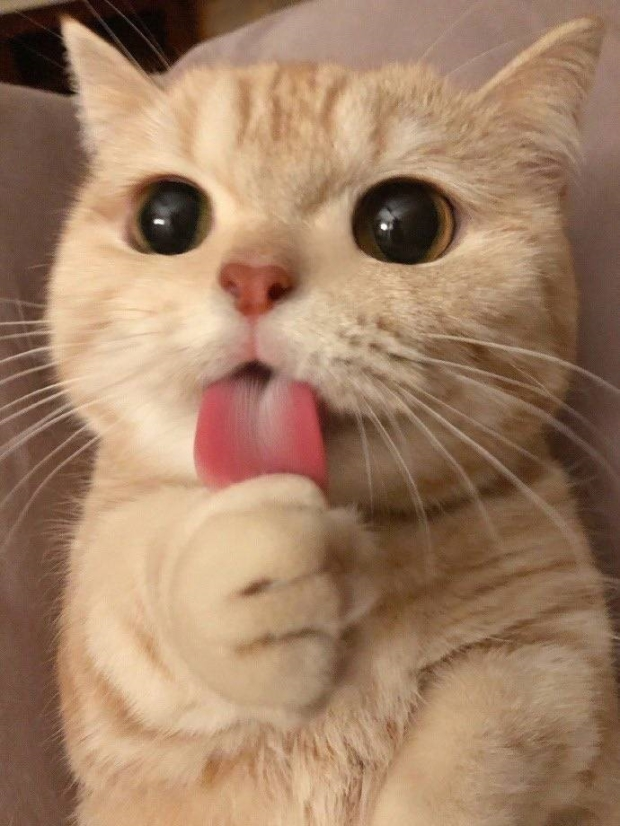
#> input picture cat.jpeg, 620 x 826 px
$ jupyter execute C147.ipynb
#> lines starting #> are read from the running program, lines starting #| are printed output that depends on the picture
## 1.4.7 Canny Edge Detection¶

[cell 1]
import cv2
import numpy as np
from matplotlib import pyplot as plt

[cell 2]
img = cv2.imread('cat.jpeg',0)
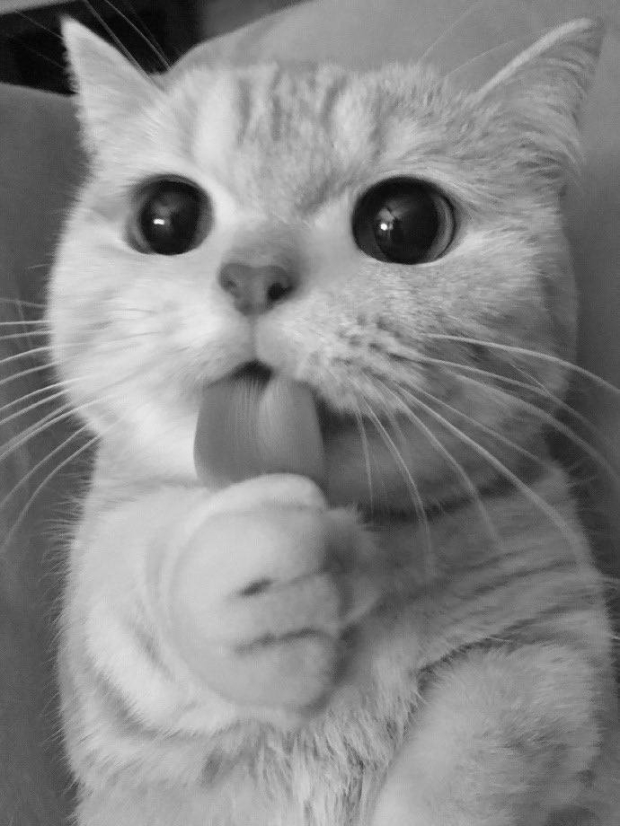
#> img: shape (826, 620); min 2, max 254, mean 135.1
blur = cv2.GaussianBlur(img,(5,5),0)
edges = cv2.Canny(img,100,10)
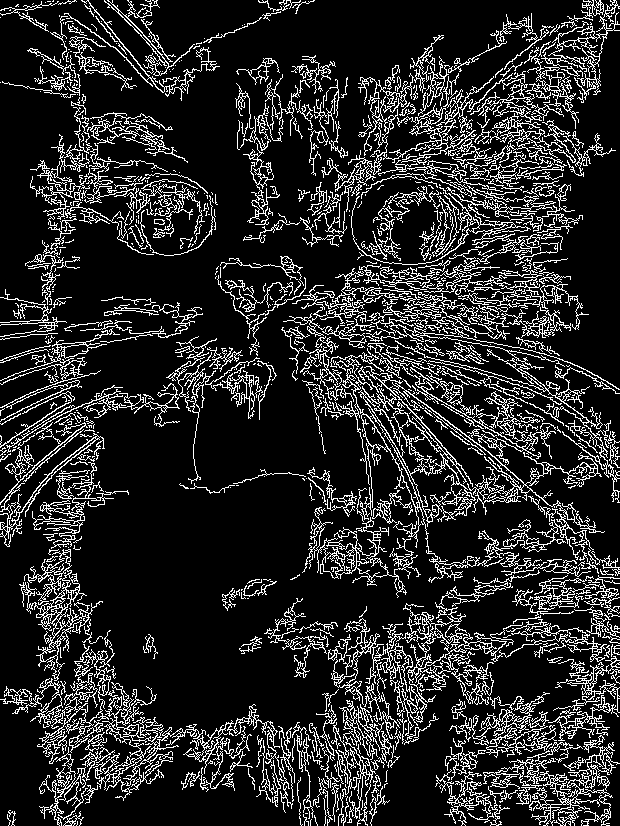
#> edges: shape (826, 620); 15.9% white in thin lines or dots

plt.subplot(121),plt.imshow(img,cmap = 'gray')
plt.title('Original Image'), plt.xticks([]), plt.yticks([])
plt.subplot(122),plt.imshow(edges,cmap = 'gray')
plt.title('Edge Image1'), plt.xticks([]), plt.yticks([])
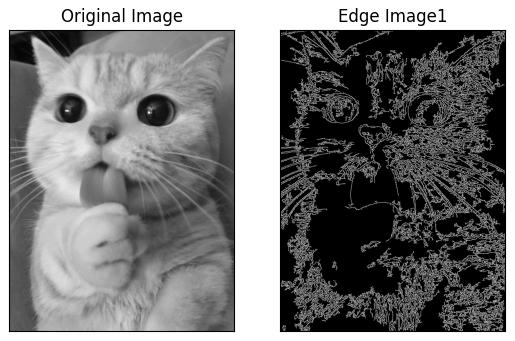
#> figure drawn by matplotlib, 2 panels

$ run again, with coin.jpg copied over cat.jpeg
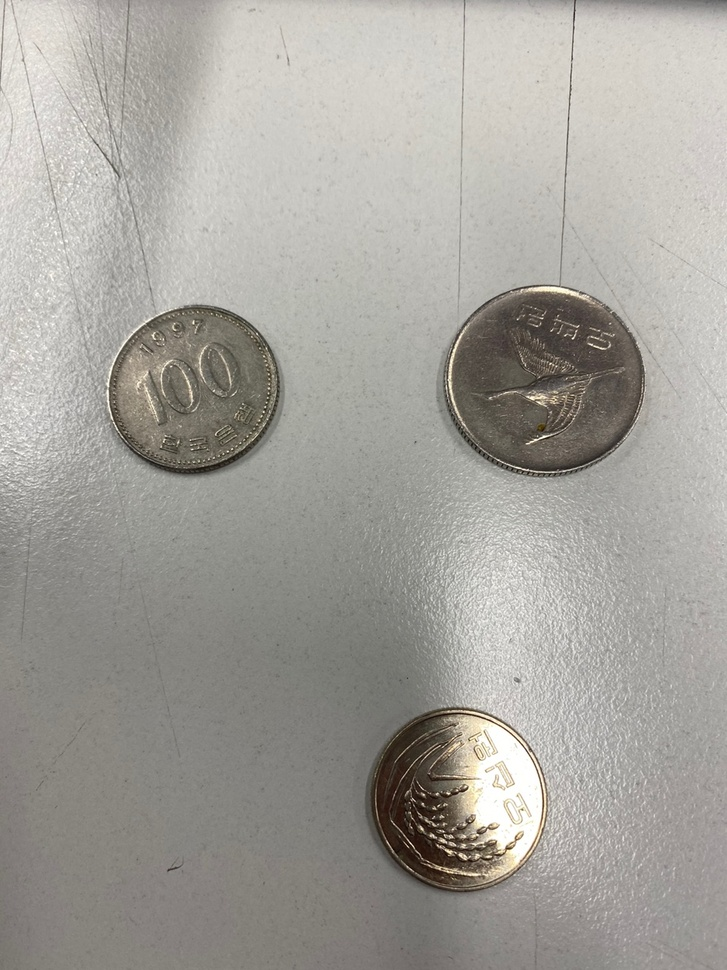
#> input picture coin.jpg, 727 x 970 px, shrunk from 959 x 1280 before the run
#> `edges = cv2.Canny(img,100,10)`:
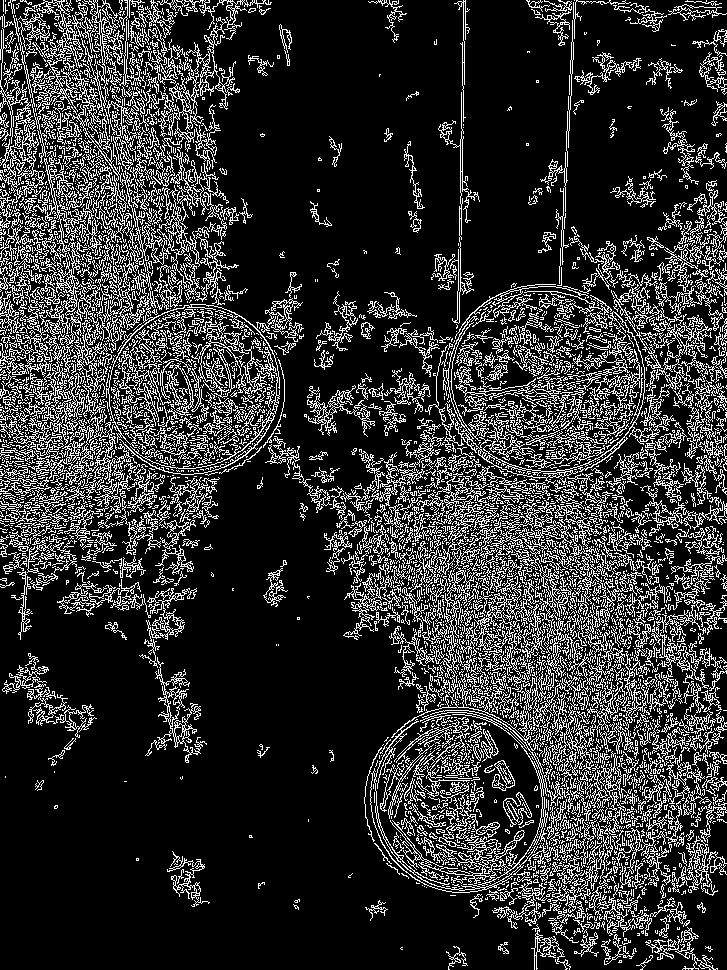
#> edges: shape (970, 727); 19.1% white in thin lines or dots
#> `[cell 2] img = cv2.imread('cat.jpeg',0) blur = cv2.GaussianBlur(img,(5..`:
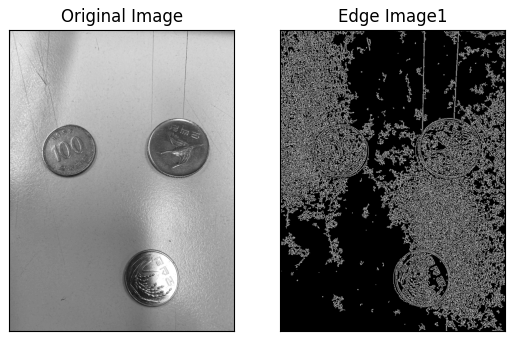
#> figure drawn by matplotlib, 2 panels
